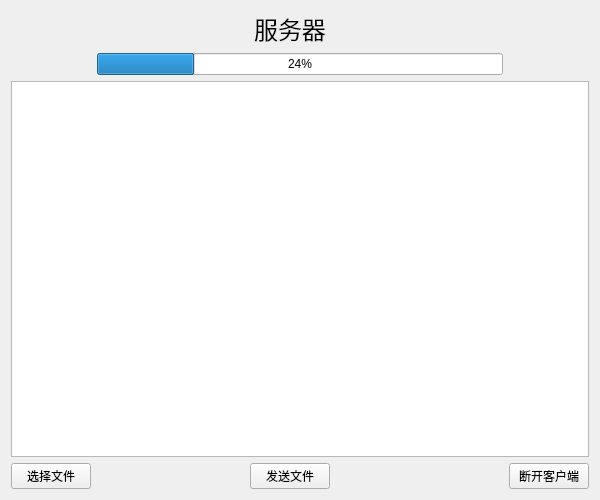
<?xml version="1.0" encoding="UTF-8"?>
<ui version="4.0">
 <class>serverWidget</class>
 <widget class="QWidget" name="serverWidget">
  <property name="geometry">
   <rect>
    <x>0</x>
    <y>0</y>
    <width>600</width>
    <height>500</height>
   </rect>
  </property>
  <property name="windowTitle">
   <string>serverWidget</string>
  </property>
  <layout class="QGridLayout" name="gridLayout">
   <item row="3" column="6">
    <spacer name="horizontalSpacer_4">
     <property name="orientation">
      <enum>Qt::Horizontal</enum>
     </property>
     <property name="sizeHint" stdset="0">
      <size>
       <width>200</width>
       <height>20</height>
      </size>
     </property>
    </spacer>
   </item>
   <item row="3" column="5">
    <widget class="QPushButton" name="send_btn">
     <property name="text">
      <string>发送文件</string>
     </property>
    </widget>
   </item>
   <item row="3" column="0">
    <widget class="QPushButton" name="choose_btn">
     <property name="text">
      <string>选择文件</string>
     </property>
    </widget>
   </item>
   <item row="3" column="7">
    <widget class="QPushButton" name="close_btn">
     <property name="text">
      <string>断开客户端</string>
     </property>
    </widget>
   </item>
   <item row="3" column="1" colspan="2">
    <spacer name="horizontalSpacer_3">
     <property name="orientation">
      <enum>Qt::Horizontal</enum>
     </property>
     <property name="sizeHint" stdset="0">
      <size>
       <width>200</width>
       <height>20</height>
      </size>
     </property>
    </spacer>
   </item>
   <item row="1" column="1" colspan="6">
    <widget class="QProgressBar" name="progressBar">
     <property name="value">
      <number>24</number>
     </property>
    </widget>
   </item>
   <item row="2" column="0" colspan="8">
    <widget class="QTextEdit" name="textEdit">
     <property name="readOnly">
      <bool>true</bool>
     </property>
    </widget>
   </item>
   <item row="0" column="6" colspan="2">
    <spacer name="horizontalSpacer_2">
     <property name="orientation">
      <enum>Qt::Horizontal</enum>
     </property>
     <property name="sizeHint" stdset="0">
      <size>
       <width>226</width>
       <height>20</height>
      </size>
     </property>
    </spacer>
   </item>
   <item row="0" column="5">
    <widget class="QLabel" name="label">
     <property name="font">
      <font>
       <family>楷体</family>
       <pointsize>18</pointsize>
      </font>
     </property>
     <property name="text">
      <string>服务器</string>
     </property>
     <property name="alignment">
      <set>Qt::AlignCenter</set>
     </property>
    </widget>
   </item>
   <item row="0" column="0" colspan="3">
    <spacer name="horizontalSpacer">
     <property name="orientation">
      <enum>Qt::Horizontal</enum>
     </property>
     <property name="sizeHint" stdset="0">
      <size>
       <width>226</width>
       <height>20</height>
      </size>
     </property>
    </spacer>
   </item>
  </layout>
 </widget>
 <layoutdefault spacing="6" margin="11"/>
 <resources/>
 <connections/>
</ui>
